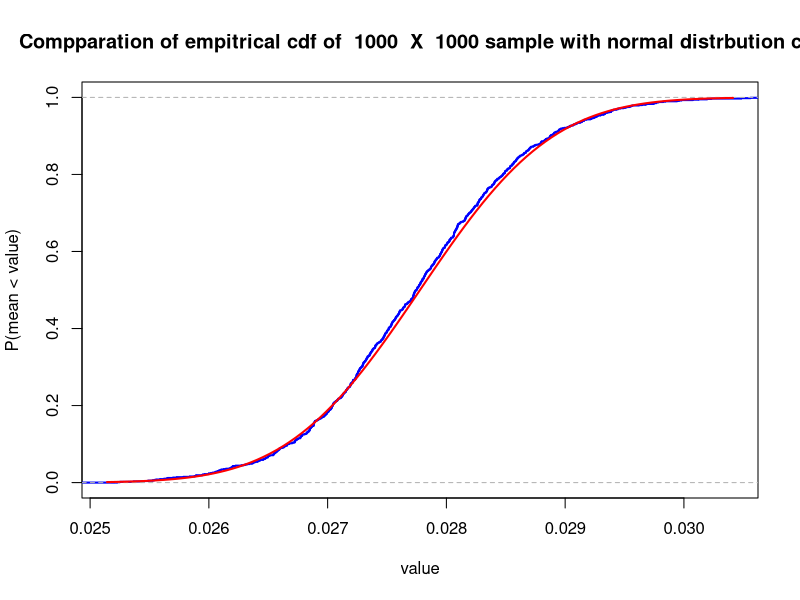

Write the R code that produced this figure.
## ---- chunk 1
id <- 26
set.seed(id)
## ---- chunk 2
simulate_sample <- function(n, graph = FALSE) {
  nu1 <- id + 10
  K <- 1e3
  sample_means <- colMeans(matrix(rexp(n * K, rate = nu1), nrow = n))

  mu <- 1 / nu1
  sigma <- 1 / (nu1 * sqrt(n))

  if (graph) {
    xlims <- c(mu - 3 * sigma, mu + 3 * sigma)
    Fs <- ecdf(sample_means)
    plot(Fs,
         xlim = xlims,
         col = "blue",
         xlab = "value",
         ylab = "P(mean < value)",
         lwd = 2,
         main = paste("Compparation of empitrical cdf of ", K, " X ", n, "sample with normal distrbution cdf"))
    curve(pnorm(x, mean = mu, sd = sigma), col = "red", lwd = 2, add = TRUE)
  }

  x <- seq(min(sample_means), max(sample_means), by = .0001)
  return(max(abs(ecdf(sample_means)(x) - pnorm(x, mean = mu, sd = sigma))))
}
## ---- chunk 3
test <- function() {
  cat(paste("The max difference for n = 5: ", simulate_sample(5), "\n"))
  cat(paste("The max difference for n = 10: ", simulate_sample(10), "\n"))
  cat(paste("The max difference for n = 50: ", simulate_sample(50), "\n"))
  cat(paste("The max difference for n = 1000: ", simulate_sample(1000, TRUE), "\n"))
}
test()
## ---- chunk 4
K <- 1e3
nu1 <- (id + 10)
## ---- chunk 5
simulate_geiger <- function(n) {
  K <- 1e3
  nu1 <- (id + 10)
  sums <- colSums(matrix(rexp(100 * K, rate = nu1 * n), nrow = 100))
  return(length(sums[sums >= 1]) / K)
}
## ---- chunk 6
N_markov <- 100 / (nu1 * 0.95)
N_chebashev <- (sqrt(5 / 0.95) + 100) / nu1
N_clt <- (uniroot(function(x) pnorm(x) - 0.05, c(-2, -1))$root * 10 + 100) / nu1
N_actual <- uniroot(function(x) simulate_geiger(x) - 0.95,
                    c(0.5, 5))$root
## ---- chunk 7
test <- function() {
  cat(paste("The probability location identified as safe for n calculated by Markov\'s inequality (",
            N_markov, "): ", simulate_geiger(N_markov), "\n"))
  cat(paste("The probability location identified as safe for n calculated by Chebyshev\'s inequality (",
            N_chebashev, "): ", simulate_geiger(N_chebashev), "\n"))
  cat(paste("The probability location identified as safe for n calculated by CLT (",
            N_clt, "): ", simulate_geiger(N_clt), "\n"))
  cat(paste("The probability location identified as safe for n calculated by simulations (",
            N_actual, "): ", simulate_geiger(N_actual), "\n"))
}
test()
